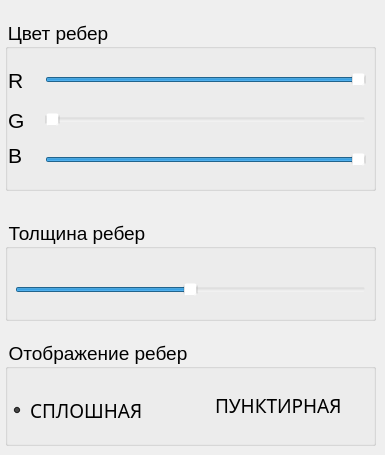
      <widget class="QWidget" name="tab_2">
       <attribute name="title">
        <string>Ребра</string>
       </attribute>
       <widget class="QGroupBox" name="edges_color_groupBox">
        <property name="geometry">
         <rect>
          <x>5</x>
          <y>20</y>
          <width>371</width>
          <height>171</height>
         </rect>
        </property>
        <property name="styleSheet">
         <string notr="true">background-color: rgba(255, 255, 255, 0);
font: 14pt;
color: rgb(0, 0, 0);</string>
        </property>
        <property name="title">
         <string>Цвет ребер</string>
        </property>
        <widget class="QLabel" name="edge_red_label">
         <property name="geometry">
          <rect>
           <x>3</x>
           <y>50</y>
           <width>21</width>
           <height>21</height>
          </rect>
         </property>
         <property name="styleSheet">
          <string notr="true">color: rgb(0, 0, 0);
font: 16pt;
background-color: rgba(255, 255, 255, 0);</string>
         </property>
         <property name="text">
          <string>R</string>
         </property>
        </widget>
        <widget class="QLabel" name="edge_green_label">
         <property name="geometry">
          <rect>
           <x>3</x>
           <y>90</y>
           <width>21</width>
           <height>21</height>
          </rect>
         </property>
         <property name="styleSheet">
          <string notr="true">color: rgb(0, 0, 0);
font: 16pt;
background-color: rgba(255, 255, 255, 0);</string>
         </property>
         <property name="text">
          <string>G</string>
         </property>
        </widget>
        <widget class="QLabel" name="edge_blue_label">
         <property name="geometry">
          <rect>
           <x>3</x>
           <y>120</y>
           <width>21</width>
           <height>31</height>
          </rect>
         </property>
         <property name="styleSheet">
          <string notr="true">color: rgb(0, 0, 0);
font: 16pt;
background-color: rgba(255, 255, 255, 0);</string>
         </property>
         <property name="text">
          <string>B</string>
         </property>
        </widget>
        <widget class="QSlider" name="edge_blue_horizontalSlider">
         <property name="geometry">
          <rect>
           <x>40</x>
           <y>130</y>
           <width>321</width>
           <height>20</height>
          </rect>
         </property>
         <property name="styleSheet">
          <string notr="true">background-color: rgba(255, 255, 255, 0);</string>
         </property>
         <property name="minimum">
          <number>0</number>
         </property>
         <property name="maximum">
          <number>255</number>
         </property>
         <property name="singleStep">
          <number>1</number>
         </property>
         <property name="pageStep">
          <number>0</number>
         </property>
         <property name="value">
          <number>255</number>
         </property>
         <property name="orientation">
          <enum>Qt::Horizontal</enum>
         </property>
        </widget>
        <widget class="QSlider" name="edge_green_horizontalSlider">
         <property name="geometry">
          <rect>
           <x>40</x>
           <y>90</y>
           <width>321</width>
           <height>20</height>
          </rect>
         </property>
         <property name="styleSheet">
          <string notr="true">background-color: rgba(255, 255, 255, 0);</string>
         </property>
         <property name="minimum">
          <number>0</number>
         </property>
         <property name="maximum">
          <number>255</number>
         </property>
         <property name="singleStep">
          <number>1</number>
         </property>
         <property name="pageStep">
          <number>0</number>
         </property>
         <property name="value">
          <number>0</number>
         </property>
         <property name="orientation">
          <enum>Qt::Horizontal</enum>
         </property>
        </widget>
        <widget class="QSlider" name="edge_red_horizontalSlider">
         <property name="geometry">
          <rect>
           <x>40</x>
           <y>50</y>
           <width>321</width>
           <height>20</height>
          </rect>
         </property>
         <property name="styleSheet">
          <string notr="true">background-color: rgba(255, 255, 255, 0);</string>
         </property>
         <property name="minimum">
          <number>0</number>
         </property>
         <property name="maximum">
          <number>255</number>
         </property>
         <property name="singleStep">
          <number>1</number>
         </property>
         <property name="pageStep">
          <number>0</number>
         </property>
         <property name="value">
          <number>255</number>
         </property>
         <property name="orientation">
          <enum>Qt::Horizontal</enum>
         </property>
        </widget>
       </widget>
       <widget class="QGroupBox" name="edge_width_groupBox">
        <property name="geometry">
         <rect>
          <x>5</x>
          <y>220</y>
          <width>371</width>
          <height>101</height>
         </rect>
        </property>
        <property name="styleSheet">
         <string notr="true">background-color: rgba(255, 255, 255, 0);
font: 14pt;
color: rgb(0, 0, 0);</string>
        </property>
        <property name="title">
         <string>Толщина ребер</string>
        </property>
        <widget class="QSlider" name="edge_width_horizontalSlider">
         <property name="geometry">
          <rect>
           <x>10</x>
           <y>60</y>
           <width>351</width>
           <height>20</height>
          </rect>
         </property>
         <property name="styleSheet">
          <string notr="true">background-color: rgba(255, 255, 255, 0);</string>
         </property>
         <property name="minimum">
          <number>1</number>
         </property>
         <property name="maximum">
          <number>1000</number>
         </property>
         <property name="singleStep">
          <number>1</number>
         </property>
         <property name="pageStep">
          <number>0</number>
         </property>
         <property name="value">
          <number>500</number>
         </property>
         <property name="orientation">
          <enum>Qt::Horizontal</enum>
         </property>
        </widget>
       </widget>
       <widget class="QGroupBox" name="edge_type_groupBox">
        <property name="geometry">
         <rect>
          <x>5</x>
          <y>340</y>
          <width>371</width>
          <height>106</height>
         </rect>
        </property>
        <property name="styleSheet">
         <string notr="true">background-color: rgba(255, 255, 255, 0);
font: 14pt;
color: rgb(0, 0, 0);</string>
        </property>
        <property name="title">
         <string>Отображение ребер</string>
        </property>
        <widget class="QRadioButton" name="edgeDashed_radioButton">
         <property name="geometry">
          <rect>
           <x>190</x>
           <y>50</y>
           <width>181</width>
           <height>31</height>
          </rect>
         </property>
         <property name="palette">
          <palette>
           <active>
            <colorrole role="WindowText">
             <brush brushstyle="SolidPattern">
              <color alpha="255">
               <red>0</red>
               <green>0</green>
               <blue>0</blue>
              </color>
             </brush>
            </colorrole>
            <colorrole role="Button">
             <brush brushstyle="SolidPattern">
              <color alpha="0">
               <red>255</red>
               <green>255</green>
               <blue>255</blue>
              </color>
             </brush>
            </colorrole>
            <colorrole role="Text">
             <brush brushstyle="SolidPattern">
              <color alpha="255">
               <red>0</red>
               <green>0</green>
               <blue>0</blue>
              </color>
             </brush>
            </colorrole>
            <colorrole role="ButtonText">
             <brush brushstyle="SolidPattern">
              <color alpha="255">
               <red>0</red>
               <green>0</green>
               <blue>0</blue>
              </color>
             </brush>
            </colorrole>
            <colorrole role="Base">
             <brush brushstyle="SolidPattern">
              <color alpha="0">
               <red>255</red>
               <green>255</green>
               <blue>255</blue>
              </color>
             </brush>
            </colorrole>
            <colorrole role="Window">
             <brush brushstyle="SolidPattern">
              <color alpha="0">
               <red>255</red>
               <green>255</green>
               <blue>255</blue>
              </color>
             </brush>
            </colorrole>
            <colorrole role="Highlight">
             <brush brushstyle="SolidPattern">
              <color alpha="255">
               <red>218</red>
               <green>131</green>
               <blue>255</blue>
              </color>
             </brush>
            </colorrole>
            <colorrole role="PlaceholderText">
             <brush brushstyle="SolidPattern">
              <color alpha="128">
               <red>0</red>
               <green>0</green>
               <blue>0</blue>
              </color>
             </brush>
            </colorrole>
           </active>
           <inactive>
            <colorrole role="WindowText">
             <brush brushstyle="SolidPattern">
              <color alpha="255">
               <red>0</red>
               <green>0</green>
               <blue>0</blue>
              </color>
             </brush>
            </colorrole>
            <colorrole role="Button">
             <brush brushstyle="SolidPattern">
              <color alpha="0">
               <red>255</red>
               <green>255</green>
               <blue>255</blue>
              </color>
             </brush>
            </colorrole>
            <colorrole role="Text">
             <brush brushstyle="SolidPattern">
              <color alpha="255">
               <red>0</red>
               <green>0</green>
               <blue>0</blue>
              </color>
             </brush>
            </colorrole>
            <colorrole role="ButtonText">
             <brush brushstyle="SolidPattern">
              <color alpha="255">
               <red>0</red>
               <green>0</green>
               <blue>0</blue>
              </color>
             </brush>
            </colorrole>
            <colorrole role="Base">
             <brush brushstyle="SolidPattern">
              <color alpha="0">
               <red>255</red>
               <green>255</green>
               <blue>255</blue>
              </color>
             </brush>
            </colorrole>
            <colorrole role="Window">
             <brush brushstyle="SolidPattern">
              <color alpha="0">
               <red>255</red>
               <green>255</green>
               <blue>255</blue>
              </color>
             </brush>
            </colorrole>
            <colorrole role="Highlight">
             <brush brushstyle="SolidPattern">
              <color alpha="255">
               <red>218</red>
               <green>131</green>
               <blue>255</blue>
              </color>
             </brush>
            </colorrole>
            <colorrole role="PlaceholderText">
             <brush brushstyle="SolidPattern">
              <color alpha="128">
               <red>0</red>
               <green>0</green>
               <blue>0</blue>
              </color>
             </brush>
            </colorrole>
           </inactive>
           <disabled>
            <colorrole role="WindowText">
             <brush brushstyle="SolidPattern">
              <color alpha="255">
               <red>0</red>
               <green>0</green>
               <blue>0</blue>
              </color>
             </brush>
            </colorrole>
            <colorrole role="Button">
             <brush brushstyle="SolidPattern">
              <color alpha="0">
               <red>255</red>
               <green>255</green>
               <blue>255</blue>
              </color>
             </brush>
            </colorrole>
            <colorrole role="Text">
             <brush brushstyle="SolidPattern">
              <color alpha="255">
               <red>0</red>
               <green>0</green>
               <blue>0</blue>
              </color>
             </brush>
            </colorrole>
            <colorrole role="ButtonText">
             <brush brushstyle="SolidPattern">
              <color alpha="255">
               <red>0</red>
               <green>0</green>
               <blue>0</blue>
              </color>
             </brush>
            </colorrole>
            <colorrole role="Base">
             <brush brushstyle="SolidPattern">
              <color alpha="0">
               <red>255</red>
               <green>255</green>
               <blue>255</blue>
              </color>
             </brush>
            </colorrole>
            <colorrole role="Window">
             <brush brushstyle="SolidPattern">
              <color alpha="0">
               <red>255</red>
               <green>255</green>
               <blue>255</blue>
              </color>
             </brush>
            </colorrole>
            <colorrole role="Highlight">
             <brush brushstyle="SolidPattern">
              <color alpha="255">
               <red>218</red>
               <green>131</green>
               <blue>255</blue>
              </color>
             </brush>
            </colorrole>
            <colorrole role="PlaceholderText">
             <brush brushstyle="SolidPattern">
              <color alpha="128">
               <red>0</red>
               <green>0</green>
               <blue>0</blue>
              </color>
             </brush>
            </colorrole>
           </disabled>
          </palette>
         </property>
         <property name="font">
          <font>
           <family>Franklin Gothic Book 13</family>
           <pointsize>14</pointsize>
           <italic>false</italic>
           <bold>false</bold>
           <kerning>true</kerning>
          </font>
         </property>
         <property name="layoutDirection">
          <enum>Qt::LeftToRight</enum>
         </property>
         <property name="autoFillBackground">
          <bool>false</bool>
         </property>
         <property name="styleSheet">
          <string notr="true">color: rgb(0, 0, 0);
background-color: rgba(255, 255, 255, 0);
font: 14pt;</string>
         </property>
         <property name="text">
          <string>ПУНКТИРНАЯ</string>
         </property>
         <property name="checked">
          <bool>false</bool>
         </property>
        </widget>
        <widget class="QRadioButton" name="edgeSolid_radioButton">
         <property name="geometry">
          <rect>
           <x>5</x>
           <y>55</y>
           <width>171</width>
           <height>31</height>
          </rect>
         </property>
         <property name="font">
          <font>
           <family>Franklin Gothic Book 13</family>
           <pointsize>14</pointsize>
           <italic>false</italic>
           <bold>false</bold>
          </font>
         </property>
         <property name="styleSheet">
          <string notr="true">color: rgb(0, 0, 0);
background-color: rgba(255, 255, 255, 0);
font: 14pt;</string>
         </property>
         <property name="text">
          <string>СПЛОШНАЯ</string>
         </property>
         <property name="checked">
          <bool>true</bool>
         </property>
        </widget>
       </widget>
      </widget>
